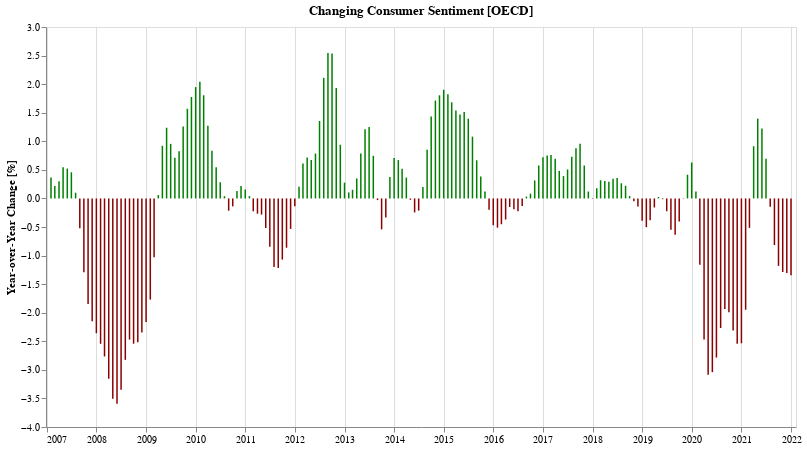

Here is the notebook cell this chart was saved with:
### Markdown cell above
## Has consumer sentiment gotten better or worse compared to the same time last year?

### Code cell
cUsaYoy = cUsaSubset.set_index('TIME')['Value'].pct_change(12).apply(lambda v: v * 100).reset_index()
bUsaYoy = bUsaSubset.set_index('TIME')['Value'].pct_change(12).apply(lambda v: v * 100).reset_index()

def yoyChartFor(df, label, color='navy'):
    return alt.Chart(df.dropna()[-180:]).mark_bar(width=1.5, color=f'{color}').transform_calculate(
        label=f"'{label}'",
        change_in_percent="format(datum.Value, ',.2f')",
    ).encode(
        alt.X('TIME:T', axis=alt.Axis(title='')),
        alt.Y('Value:Q', axis=alt.Axis(title='Year-over-Year Change [%]', grid=False)),
        #alt.Opacity('label:O', legend=alt.Legend(title="")),
        color=alt.condition("datum['Value'] < 0",
            alt.value('darkred'),
            alt.value(color)
        ),
        tooltip=[alt.Tooltip('TIME:T', title='Date', format='%b %Y'), alt.Tooltip('label:O'), alt.Tooltip('change_in_percent:O')]
    ).properties(
        title=f"Changing {label} Sentiment [OECD]",
        width=750,
        height=400
    )

cYoy = yoyChartFor(cUsaYoy, 'Consumer', 'green')
cYoy.display()

### Figure 1 — Vega-Lite specification as saved in the notebook (floating-point values rounded to 4 significant figures; data arrays with more than 128 entries replaced by an {"elided": "..."} marker saying what was removed)
{"config": {"view": {"continuousWidth": 400, "continuousHeight": 300}}, "data": {"name": "data-d628cab30b1a20c109584c376720f88b"}, "mark": {"type": "bar", "color": "green", "width": 1.5}, "encoding": {"color": {"condition": {"value": "darkred", "test": "datum['Value'] < 0"}, "value": "green"}, "tooltip": [{"type": "temporal", "field": "TIME", "format": "%b %Y", "title": "Date"}, {"type": "ordinal", "field": "label"}, {"type": "ordinal", "field": "change_in_percent"}], "x": {"type": "temporal", "axis": {"title": ""}, "field": "TIME"}, "y": {"type": "quantitative", "axis": {"grid": false, "title": "Year-over-Year Change [%]"}, "field": "Value"}}, "height": 400, "title": "Changing Consumer Sentiment [OECD]", "transform": [{"calculate": "'Consumer'", "as": "label"}, {"calculate": "format(datum.Value, ',.2f')", "as": "change_in_percent"}], "width": 750, "$schema": "https://vega.github.io/schema/vega-lite/v4.8.1.json", "datasets": {"data-d628cab30b1a20c109584c376720f88b": {"elided": "180 records"}}}
